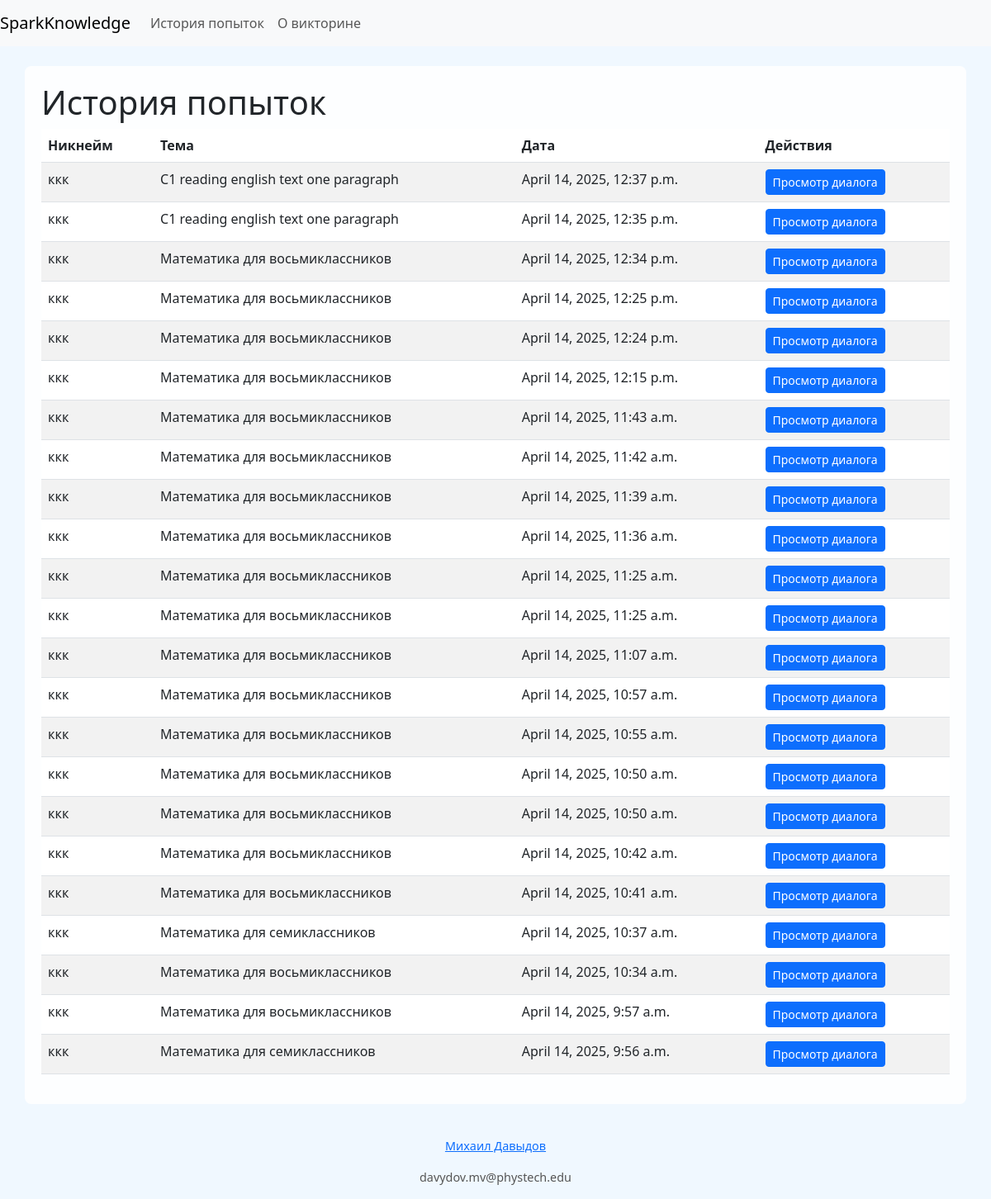
Page /attempts/ on the earlier database version.
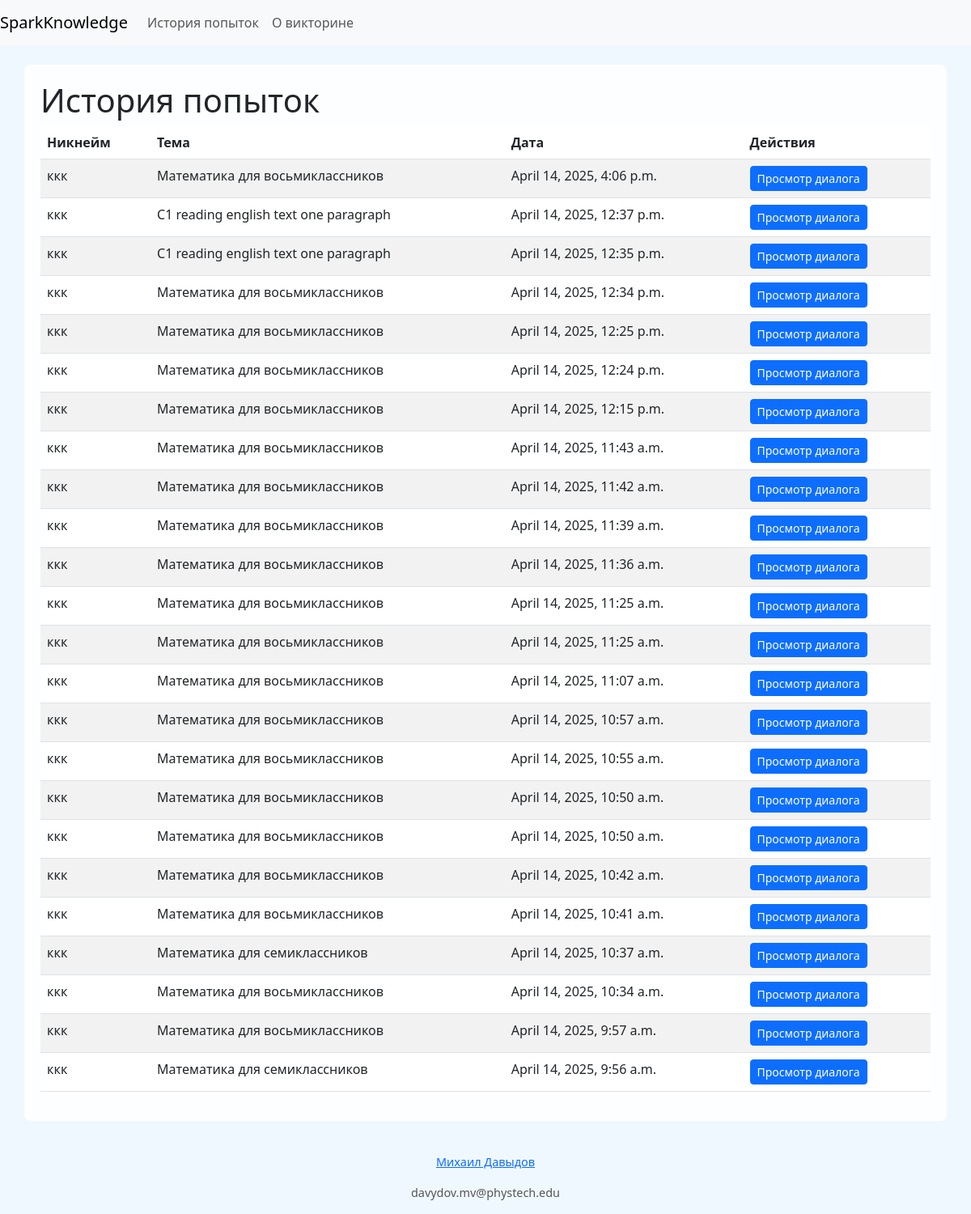
Same page on the later database version.
### sparkknowledge/models.py (models this page shows, shortened)
class QuizAttempt(models.Model):
    nickname = models.CharField(max_length=50)
    theme = models.CharField(max_length=100)
    difficulty = models.CharField(max_length=50)
    question_type = models.CharField(
        max_length=50,
        help_text="Тип вопроса: множественный выбор, правда/ложь, числовой",
    )
    timer = models.PositiveIntegerField(help_text="Время викторины в секундах")
    created_at = models.DateTimeField(auto_now_add=True)
    result_summary = models.TextField(blank=True, null=True)

### sparkknowledge/views.py (the view)
# urls.py: path("attempts/", views.attempt_list_view, name="attempt_list"),
def attempt_list_view(request):
    attempts = QuizAttempt.objects.all().order_by(
        "-created_at"
    )  # pylint: disable=no-member
    return render(request, "sparkknowledge/attempt_list.html", {"attempts": attempts})

### sparkknowledge/templates/sparkknowledge/attempt_list.html (shortened to what this page needs)
{% extends "sparkknowledge/base.html" %}
{% block content %}
  <h1>История попыток</h1>
  <table class="table table-striped">
    <thead>
      <tr>
        <th>Никнейм</th>
        <th>Тема</th>
        <th>Дата</th>
        <th>Действия</th>
      </tr>
    </thead>
    <tbody>
      {% for attempt in attempts %}
      <tr>
        <td>{{ attempt.nickname }}</td>
        <td>{{ attempt.theme }}</td>
        <td>{{ attempt.created_at }}</td>
        <td>
          <a href="{% url 'sparkknowledge:attempt_detail' attempt.id %}" class="btn btn-sm btn-primary">Просмотр диалога</a>
        </td>
      </tr>
      {% endfor %}
    </tbody>
  </table>
{% endblock %}

### sparkknowledge/templates/sparkknowledge/base.html (shortened to what this page needs)
<!DOCTYPE html>
<html lang="ru">
<head>
    {% load static %}
    <link href="https://cdn.jsdelivr.net/npm/bootstrap@5.3.0/dist/css/bootstrap.min.css" rel="stylesheet">
</head>
<body>
    <nav class="navbar navbar-expand-lg navbar-light bg-light">
        <a class="navbar-brand" href="{% url 'sparkknowledge:setup' %}">SparkKnowledge</a>
        <div class="collapse navbar-collapse" id="navbarNav">
            <ul class="navbar-nav me-auto mb-2 mb-lg-0">
                <li class="nav-item">
                    <a class="nav-link" href="{% url 'sparkknowledge:attempt_list' %}">История попыток</a>
                </li>
                <li class="nav-item">
                    <a class="nav-link" href="{% url 'sparkknowledge:about' %}">О викторине</a>
                </li>
            </ul>
        </div>
    </nav>
    <div class="container mt-4">
        {% block content %}{% endblock %}
    </div>
    <footer>
      <p><a href="https://t.me/davynci" target="_blank">Михаил Давыдов</a></p>
      <p>davydov.mv@phystech.edu</p>
    </footer>
</body>
</html>

Differences in the rows shown:
added QuizAttempt: nickname "ккк", theme "Математика для восьмиклассников", created_at "April 14, 2025, 4:06 p.m."
